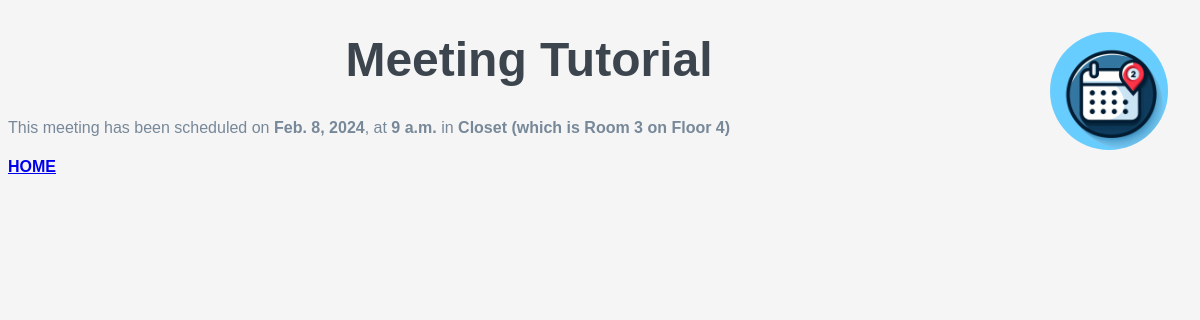
Page /meetings/2 on the committed database.
### meetings/models.py (models this page shows, shortened)
class Meeting(models.Model):
    title = models.CharField(max_length=200)
    date = models.DateField()
    start_time = models.TimeField(default=time(9))
    duration = models.IntegerField(default=1)
    room = models.ForeignKey(Room, on_delete=models.CASCADE)

class Room(models.Model):
    name = models.CharField(max_length=100)
    floor_number = models.IntegerField()
    room_number = models.IntegerField()
    def __str__(self):
        return f"{self.name} (which is Room {self.room_number} on Floor {self.floor_number})"

### meetings/views.py (the view)
# urls.py: path('<int:id>', views.detail, name="detail"),
def detail(request, id):
    meeting = get_object_or_404(Meeting, pk=id)
    return render(request, "meetings/detail.html", {"meeting": meeting})

### meetings/templates/meetings/detail.html (shortened to what this page needs)
{% extends "base.html" %}
{% block content %}
        <h1>{{meeting.title}}</h1>
        <p>
            This meeting has been scheduled on <strong>{{meeting.date}}</strong>, at <strong>{{meeting.start_time}}</strong> in <strong>{{meeting.room}}</strong>
        </p>
        <h4><a href="{% url 'home' %}">HOME</a></h4>
{% endblock %}

### website/static/website/style.css (style rules this page uses)
* { font-family: 'Poppins', sans-serif; }
body { color: lightslategray; background-color: whitesmoke; }
h1 { color: rgb(60, 69, 78); text-align: center; margin-top: 2rem; font-size: 3rem; }

### rows in the picture
Meeting: title "Meeting Tutorial", date "Feb. 8, 2024", start_time "9 a.m.", room "Closet (which is Room 3 on Floor 4)"
